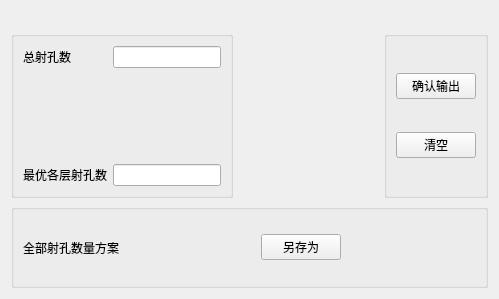
<?xml version="1.0" encoding="UTF-8"?>
<ui version="4.0">
 <class>Form</class>
 <widget class="QWidget" name="Form">
  <property name="geometry">
   <rect>
    <x>0</x>
    <y>0</y>
    <width>499</width>
    <height>299</height>
   </rect>
  </property>
  <property name="windowTitle">
   <string>输出结果</string>
  </property>
  <layout class="QVBoxLayout" name="verticalLayout" stretch="0,2,1">
   <item>
    <widget class="QLabel" name="label">
     <property name="text">
      <string/>
     </property>
    </widget>
   </item>
   <item>
    <layout class="QHBoxLayout" name="horizontalLayout_2">
     <item>
      <widget class="QGroupBox" name="groupBox">
       <property name="title">
        <string/>
       </property>
       <property name="flat">
        <bool>false</bool>
       </property>
       <layout class="QFormLayout" name="formLayout">
        <item row="0" column="0">
         <widget class="QLabel" name="label_2">
          <property name="text">
           <string>总射孔数</string>
          </property>
         </widget>
        </item>
        <item row="0" column="1">
         <widget class="QLineEdit" name="lineEdit_n">
          <property name="dragEnabled">
           <bool>true</bool>
          </property>
          <property name="readOnly">
           <bool>true</bool>
          </property>
         </widget>
        </item>
        <item row="3" column="0">
         <widget class="QLabel" name="label_3">
          <property name="text">
           <string>最优各层射孔数</string>
          </property>
         </widget>
        </item>
        <item row="3" column="1">
         <widget class="QLineEdit" name="lineEdit_N">
          <property name="readOnly">
           <bool>true</bool>
          </property>
         </widget>
        </item>
        <item row="1" column="0">
         <spacer name="verticalSpacer">
          <property name="orientation">
           <enum>Qt::Vertical</enum>
          </property>
          <property name="sizeHint" stdset="0">
           <size>
            <width>20</width>
            <height>40</height>
           </size>
          </property>
         </spacer>
        </item>
       </layout>
      </widget>
     </item>
     <item>
      <spacer name="horizontalSpacer_3">
       <property name="orientation">
        <enum>Qt::Horizontal</enum>
       </property>
       <property name="sizeHint" stdset="0">
        <size>
         <width>40</width>
         <height>20</height>
        </size>
       </property>
      </spacer>
     </item>
     <item>
      <widget class="QGroupBox" name="groupBox_3">
       <property name="title">
        <string/>
       </property>
       <layout class="QVBoxLayout" name="verticalLayout_2">
        <item>
         <widget class="QPushButton" name="pushButton_1">
          <property name="text">
           <string>确认输出</string>
          </property>
         </widget>
        </item>
        <item>
         <widget class="QPushButton" name="pushButton">
          <property name="text">
           <string>清空</string>
          </property>
         </widget>
        </item>
       </layout>
      </widget>
     </item>
    </layout>
   </item>
   <item>
    <widget class="QGroupBox" name="groupBox_2">
     <property name="title">
      <string/>
     </property>
     <layout class="QHBoxLayout" name="horizontalLayout">
      <item>
       <widget class="QLabel" name="label_4">
        <property name="text">
         <string>全部射孔数量方案</string>
        </property>
       </widget>
      </item>
      <item>
       <spacer name="horizontalSpacer">
        <property name="orientation">
         <enum>Qt::Horizontal</enum>
        </property>
        <property name="sizeHint" stdset="0">
         <size>
          <width>40</width>
          <height>20</height>
         </size>
        </property>
       </spacer>
      </item>
      <item>
       <widget class="QPushButton" name="pushButton_2">
        <property name="text">
         <string>另存为</string>
        </property>
       </widget>
      </item>
      <item>
       <spacer name="horizontalSpacer_2">
        <property name="orientation">
         <enum>Qt::Horizontal</enum>
        </property>
        <property name="sizeHint" stdset="0">
         <size>
          <width>40</width>
          <height>20</height>
         </size>
        </property>
       </spacer>
      </item>
     </layout>
    </widget>
   </item>
  </layout>
 </widget>
 <resources/>
 <connections>
  <connection>
   <sender>pushButton_1</sender>
   <signal>clicked()</signal>
   <receiver>Form</receiver>
   <slot>printdata()</slot>
   <hints>
    <hint type="sourcelabel">
     <x>474</x>
     <y>100</y>
    </hint>
    <hint type="destinationlabel">
     <x>472</x>
     <y>225</y>
    </hint>
   </hints>
  </connection>
  <connection>
   <sender>pushButton_2</sender>
   <signal>clicked()</signal>
   <receiver>Form</receiver>
   <slot>openfile()</slot>
   <hints>
    <hint type="sourcelabel">
     <x>359</x>
     <y>260</y>
    </hint>
    <hint type="destinationlabel">
     <x>467</x>
     <y>361</y>
    </hint>
   </hints>
  </connection>
  <connection>
   <sender>pushButton</sender>
   <signal>clicked()</signal>
   <receiver>Form</receiver>
   <slot>clear_all()</slot>
   <hints>
    <hint type="sourcelabel">
     <x>423</x>
     <y>140</y>
    </hint>
    <hint type="destinationlabel">
     <x>495</x>
     <y>254</y>
    </hint>
   </hints>
  </connection>
 </connections>
 <slots>
  <slot>printdata()</slot>
  <slot>openfile()</slot>
  <slot>clear_all()</slot>
 </slots>
</ui>
